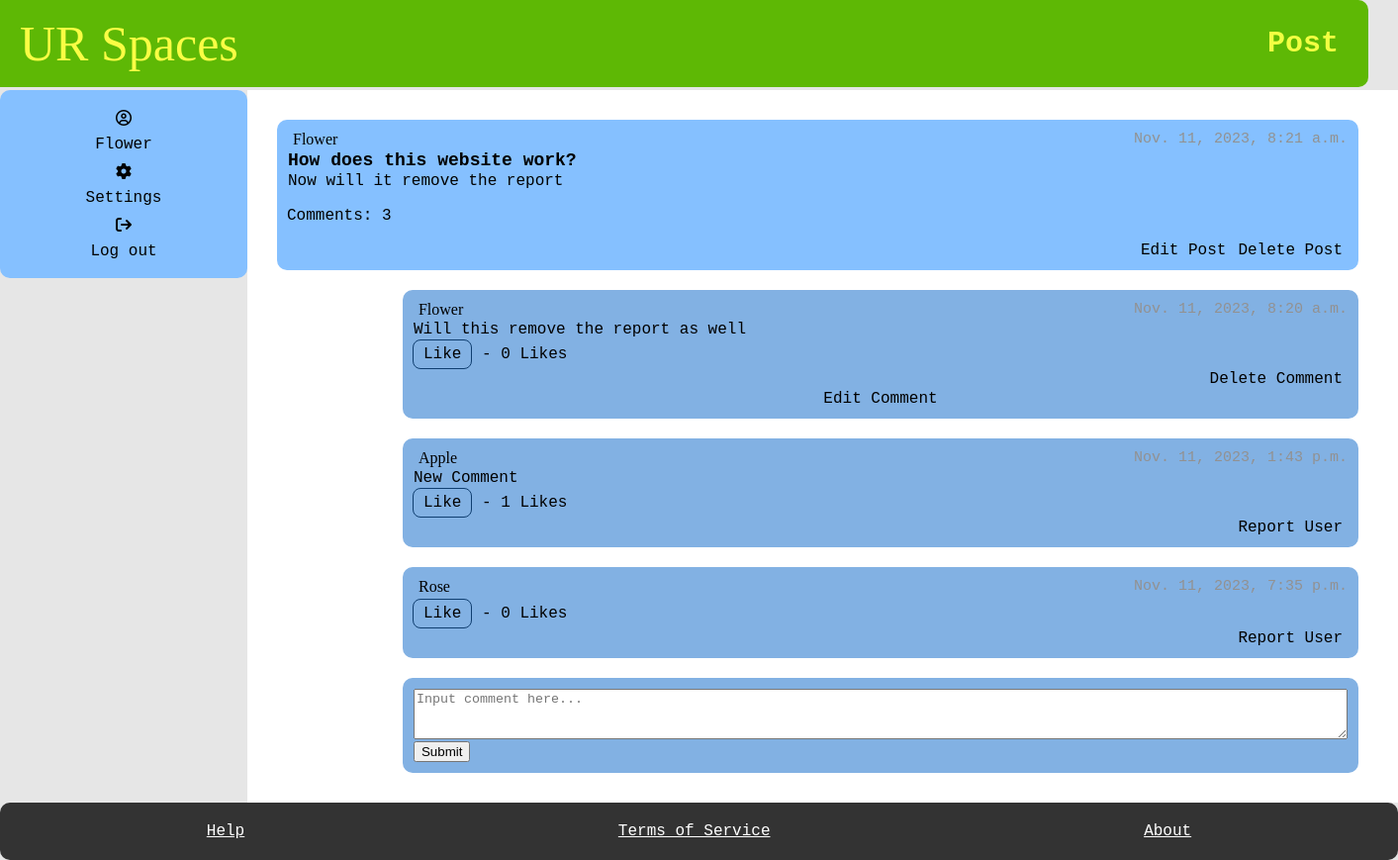
/posts/how-does-this-website-work/ (signed in), run on the app's committed database.
### myapp/models.py (models this page shows, shortened)
class Posts(models.Model):
    User_ID = models.ForeignKey(Student, on_delete=models.CASCADE)
    SubForum_ID = models.ForeignKey(SubForum, default= 1, on_delete=models.CASCADE)
    post_name = models.TextField(max_length=400)
    contents = models.TextField()
    count_likes = models.IntegerField(default=0, blank=True, )
    locked = models.BooleanField(default=False)
    pin = models.BooleanField(default=False)
    reported = models.BooleanField(default=False)
    post_date = models.DateTimeField(auto_now_add=True)
    slug = models.SlugField(max_length=400, unique=True, blank=True)
    likes = models.ManyToManyField(User, related_name="post_like")
    @property
    def num_comments(self):
        return Comment.objects.filter(Post_ID = self, User_ID__banned =False).count()

class Student(models.Model):
    User_ID = models.ForeignKey(User, on_delete=models.CASCADE)
    bio = models.TextField(default="Please add bio in settings", blank=True)
    banned = models.BooleanField(default=False)
    avatar =ResizedImageField(size=[50, 80], quality=100, upload_to="authors", default=None, null=True, blank=True)
    reported = models.BooleanField(default=False)
    slug = models.SlugField(max_length=400, unique=True, blank=True)
    def get_url(self):
        return reverse("user", kwargs={
            "slug":self.slug
        })

class Comment(models.Model):
    Post_ID = models.ForeignKey(Posts, on_delete=models.CASCADE)
    User_ID = models.ForeignKey(Student, on_delete=models.CASCADE)
    count_likes = models.IntegerField(default=0)
    pin = models.BooleanField(default=False)
    reported = models.BooleanField(default=False)
    com_contents = models.TextField(max_length=500)
    com_date = models.DateTimeField(auto_now_add=True)
    likes = models.ManyToManyField(User, related_name="comment_like")
    def total_likes(self):
        return self.likes.count()

### myapp/views.py (the view, shortened to what this page needs)
# urls.py: path("posts/<slug>/", posts, name="posts"),
@login_required
def posts(request, slug, pk =None):
    post = get_object_or_404(Posts, slug=slug)
    comments = Comment.objects.filter(Post_ID = post, User_ID__banned =False)
    forum = SubForum.objects.get(pk = post.SubForum_ID.pk)
    user = request.user
    currentUser = User.objects.get(username = user)
    error = False
    form = UpdatePostForm(request.POST)
    if comments.exists():
        firstCommentId = comments[0].id
        if pk:
            commentform = UpdateCommentForm(instance=Comment.objects.get(pk=pk), data=request.POST)
        else:
            commentform = UpdateCommentForm(instance=Comment.objects.get(pk=comments[0].pk), data=request.POST)
    else:
        firstCommentId = 0
        commentform = None
    try:
        moderator = Moderator.objects.get(User_ID = currentUser)
    except:
        moderator = None
    context = {
        "post":post,
        "comments": comments,
        "error": error,
        "form": form,
        "commentform":commentform,
        "moderator": moderator,
        "firstCommentId": firstCommentId,
    }
    if moderator is None:
        student = Student.objects.get(User_ID = currentUser)
        if "newComment_form" in request.POST:
            content = request.POST.get("newCommentContents")
            new_comment, created = Comment.objects.get_or_create(User_ID = student, Post_ID = post, com_contents = content)
            redirect_url = reverse('posts', args=[slug])
            return redirect(redirect_url)
    return render(request, "posts.html", context)

### myapp/forms.py
class UpdatePostForm(forms.ModelForm):
    class Meta:
        model = Posts
        fields = ("contents", )

class UpdateCommentForm(forms.ModelForm):
    class Meta:
        model = Comment
        fields = ("com_contents", )

### myapp/templates/posts.html (shortened to what this page needs)
{% extends 'base.html' %}
    {% block title %}
    <h1>Post</h1>
    {% endblock %}
    {% block content %}
    <main>
        <section class="box">
        <div class="post-item">
          {%if  post.User_ID.User_ID.username  == request.user.username %}
            <a href="{% url 'profile' %}" class="name"> {{post.User_ID.User_ID.username}} </a>
          {%else%}
            <a href="{{post.User_ID.get_url}}" class="name"> {{post.User_ID.User_ID.username}} </a>
          {% endif%}
            <span class="date"> {{post.post_date}} </span>
        </div>
        <div class="post-item">
          <span class="item2"> {{post.post_name}} </span>
        </div>
        <div class="post-item">
          <span> {{post.contents}} </span>
        </div>
        <div>
          <p> Comments: {{post.num_comments}} </p>
          {%if  post.User_ID.User_ID.username  == request.user.username or moderator is not None%}
          <form action="." method="POST" onsubmit="return confirmAction(event);">
            <input type="submit" value="Delete Post" class="btn2" name="deletePost_btn" >
          </form>
          {% endif %}
          {%if moderator is None %}
            {%if  post.User_ID.User_ID.username  == request.user.username %}
            <input onclick="reveal()", type="button" value="Edit Post" class="btn2">
            {% endif %}
          {%else %}
          <form action="{% url 'report_update' post.id %}" method="POST" onsubmit="return confirmAction(event)" >
            {% csrf_token %}
            <input type="submit" name="banUserPost_btn" value="Ban User" class="btn2">
          </form>
          {% endif %}
      </section>
      {% for field in comments %}
        <section class="sub-box">
            <div class="post-item">
              {%if  field.User_ID.User_ID.username  == request.user.username%}
                <a href="{% url 'profile' %}" class="name"> {{field.User_ID.User_ID.username}}  </a>
                {%else%}
                <a href="{{field.User_ID.get_url}}" class="name"> {{field.User_ID.User_ID.username}}  </a>
                {% endif %}
                <span class="date"> {{field.com_date}} </span>
            </div>
            <div class="post-item">
              <span> {{field.com_contents}} </span>
            </div>
            <div>
              <form action="{% url 'comment_like' field.id %}" method="POST">
                <button type="submit" name="comment_id" value="{{field.id}}" class="btn btn-info">Like</button> - {{ field.total_likes }} Likes
              </form>
            </div>
            {%if  field.User_ID.User_ID.username  == request.user.username or moderator is not None%}
            <form action="{% url 'comment_update' post.slug  field.id %}" method="POST" id="deleteCommentForm" onsubmit="return confirmAction(event);">
            <input type="submit" value="Delete Comment" class="btn2" name="deleteComment_btn">
            </form>
            {%endif%}
            {%if moderator is None %}
              {%if  field.User_ID.User_ID.username  == request.user.username%}
              <input type="button", onclick="revealComment('field{{field.id}}', 'field{{firstCommentId}}')", value="Edit Comment" class="btn2">
              {%else%}
                {%if field.reported == False%}
                <form action="{% url 'comment_update' post.slug  field.id %}" method="POST" id="reportCommentForm" onsubmit="return confirmAction(event)">
                <input type="submit" value="Report User" class="btn2" name="reportComment_btn">
                </form>
                {%else %}
                <div class="post-item">
                  <p style="color: red">Comment Reported</p>
                </div>
                {% endif %}
              {% endif %}
            {%else %}
            <form action="{% url 'report_update' field.id  %}" method="POST" onsubmit="return confirmAction(event)">
              {% csrf_token %}
              <input button type="submit" name="banUserComment_btn" value="Ban User" class="btn2">
            </form>
            {% endif %}
          </section>
          {% endfor %}
          {%if moderator is None %}
            {% if post.locked == False%}
            <form action="." method="POST" onsubmit="return validateComment()">
              <section class="sub-box">
              <div class="post-item">
                <textarea name="newCommentContents"  cols="130" rows="3" placeholder="Input comment here..."></textarea>
              </div>
              <div class="post-item">
                <input type="submit" value="Submit" name="newComment_form">
              </div>
              </section>
            </form>
            {%endif%}
        {%endif%}
    </main>
    {% endblock %}

### myapp/templates/base.html (shortened to what this page needs)
{%load static%}
<!DOCTYPE html>
<html lang="en">
    <head>
        <link rel="stylesheet" href="{%static 'style.css' %}"/>
    </head>
  <body>
    <div id="container">
        <header>
          <a href="{% url 'index' %}" class="title">UR Spaces</a>
          {% block title %}
          {% endblock %}
        </header>
        <aside id="aside">
          <div class="user-panel">
            <i class="fa-regular fa-circle-user"></i><a href="{% url 'profile' %}"> {{request.user.username}} </a>
            {% if request.user.is_staff%}
            <i class="fa-solid fa-file-lines"></i><a href="{% url 'report' %}"> Reports </a>
            {%else%}
            <i class="fa-solid fa-gear"></i><a href="{% url 'setting' %}"> Settings </a>
            {% endif %}
            <i class="fa-solid fa-arrow-right-from-bracket"></i><a href="{% url 'logout' %}">Log out </a>
          </div>
        </aside>
    {% block content %}
    {% endblock %}
    <footer>
        <a href="{% url 'help' %}" id="footer_link">Help</a>
        <a href="{% url 'service' %}" id="footer_link">Terms of Service</a>
        <a href="{% url 'about' %}" id="footer_link">About</a>
      </footer>
    </div>
  </body>
</html>

### myapp/static/style.css (style rules this page uses)
body { font-family: monospace; font-size: 16px; background-color: #e6e6e6; margin: 0; padding: 0; }
#container { display: grid; grid-template-areas: "header header" ". ." "aside main" "footer footer"; grid-template-rows: auto 3px 1fr auto; grid-template-columns: 250px 1fr; min-height: 100vh; }
header { grid-area: header; display: flex; justify-content: space-between; align-items: center; padding: 15px 30px; background-color: #5eb805; border-radius: 10px; position: relative; left: -30px; }
header .title { font-size: 50px; color: #f2ff42; text-decoration: none; font-family: 'Brush Script MT', Brush Script Std, cursive; position: relative; left: 20px; }
header h1 { font-size: 30px; margin: 0; color: #f2ff42 }
#aside { grid-area: aside; padding: 20px 20px; background-color: #85c0ff; height: 150px; display: flex; flex-direction: column; align-items: center; gap: 10px; border-radius: 10px; }
.user-panel { width: 100%; display: flex; flex-direction: column; align-items: center; gap: 10px; }
main { grid-area: main; background-color: white; padding: 20px; padding-right: 30px; }
.btn { background-color: transparent; color: black; border: 1px solid #0f3e70; border-radius: 8px; font-family: monospace; font-size: 16px; transition-duration: 0.4s; padding: 5px 10px; }
.btn2 { background-color: transparent; color: black; border: none; font-family: monospace; font-size: 16px; transition-duration: 0.4s; float: right; }
.post-item { display: flex; justify-content: space-between; border-radius: 10px; padding: 1px; }
.name { font-family: cursive; margin-left: 5px; }
.date { font-size: 15px; color: rgb(146, 145, 145); }
.item2 { font-weight: bold; font-size: 18px; }
.box { display: flex; flex-direction: column; border-radius: 10px; padding: 10px; margin: 10px; background-color: #85c0ff; }
.sub-box { width: 85%; float: right; display: flex; flex-direction: column; border-radius: 10px; padding: 10px; margin: 10px; background-color: #82b1e3; }
footer { grid-area: footer; background-color: #333; padding: 20px; display: flex; justify-content: space-around; border-radius: 10px; }
#footer_link { color: white; text-decoration: underline;; font-size: 16px; }
a:link { color: #000000; text-decoration: none; }
a.title:link { text-decoration: none; color: #fafd44; }

### data on the page
Posts: User_ID.User_ID.username "Flower", post_date "Nov. 11, 2023, 8:21 a.m.", post_name "How does this website work?", contents "Now will it remove the report", num_comments "3"
Comment: User_ID.User_ID.username "Flower", com_date "Nov. 11, 2023, 8:20 a.m.", com_contents "Will this remove the report as well", total_likes "0"
Comment: User_ID.User_ID.username "Apple", com_date "Nov. 11, 2023, 1:43 p.m.", com_contents "New Comment", total_likes "1"
Comment: User_ID.User_ID.username "Rose", com_date "Nov. 11, 2023, 7:35 p.m.", total_likes "0"

### other printed values
{{ request.user.username }} "Flower"
